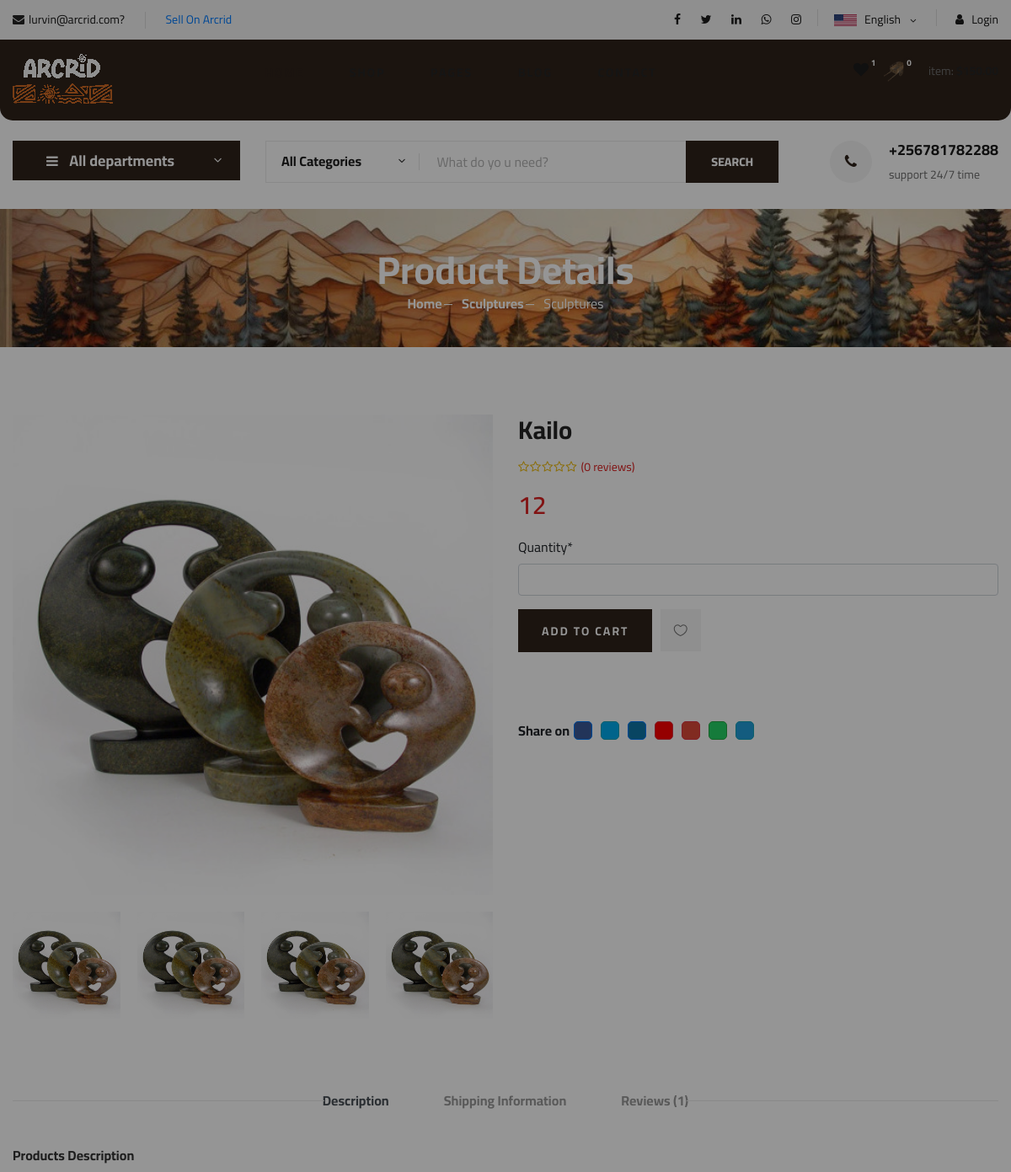
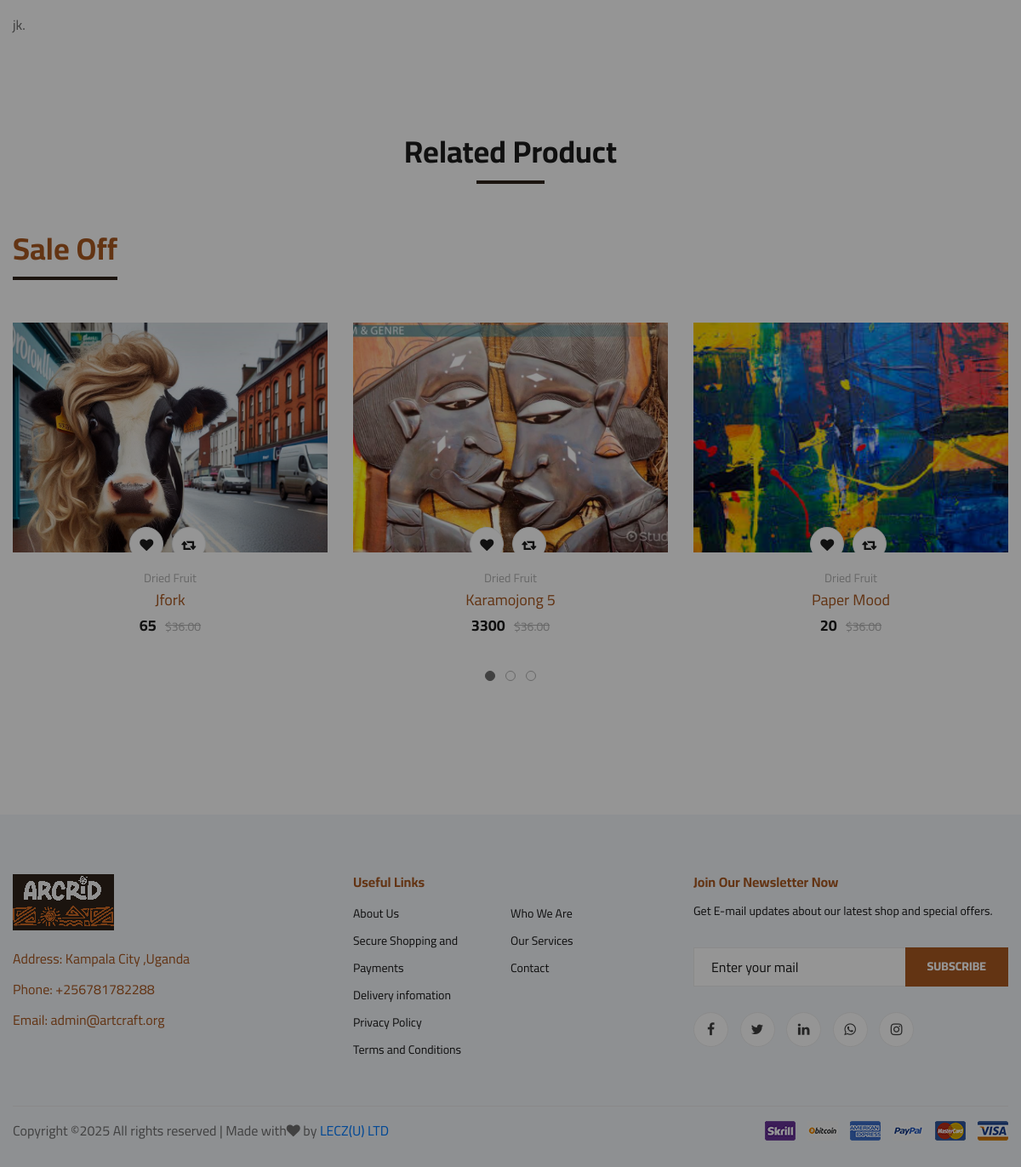
The page /9/details on the database its author committed (2 pictures, top to bottom).
### shop/models/product.py (models this page shows, shortened)
class Product(models.Model):
    name = models.CharField(max_length=50)
    price = models.IntegerField(default=0)
    del_price= models.IntegerField(default=0)
    selling_price =models.IntegerField(default=0)
    stock = models.IntegerField(default=0)
    category =models.ForeignKey(Sub_Category, on_delete=models.CASCADE, default=1)
    brand = models.ForeignKey(Major_Categories, on_delete=models.CASCADE, default=1)
    description = models.TextField(max_length=1000,blank=True,null=True)
    image =models.ImageField(upload_to='Uploads/products/', blank=False)
    shop=models.CharField(max_length=100,default=1)
    shop_name =models.CharField(max_length=100,default='Pearlmart',blank=True)
    dates= models.DateTimeField(default=timezone.now)
    average_rating = models.FloatField(default=0.0)
    is_top_rated = models.BooleanField(default=False)
    is_featured = models.BooleanField(default=False)

### shop/views/viewproduct.py (the view, shortened to what this page needs)
# urls.py: path('<int:id>/details', details , name='details'),
def details(request, id):
    brands = Major_Categories.get_all_brand()
    categories =Sub_Category.get_all_categories()
    cart = request.session.get('cart')
    if not cart:
        request.session['cart'] = {}
        productes={}
    else:
        productes = Product.get_products_by_id(list(request.session.get('cart').keys()))
    form=ViewCartForm()
    '''
    if request.method=='POST':
        product = request.POST.get('product')
        cart = request.session.get('cart')
        quantitey = cart.get(product)
        form=ViewCartForm(request.POST)
        if form.is_valid():
            cart[product] = form.cleaned_data.get('quantity')
    '''
    product=Product.objects.get(id=id)
    reviews = product.reviews.all()
    form_r = ReviewForm()
    related_products = list(Product.objects.filter(category=product.category.id).exclude(id=product.id))
    related_products=random.sample(related_products, len(related_products))
    k=random.randint(1, 25)
    G=random.randint(1, 20)
    context={'k':k,'G':G, "reviews": reviews, "form_r": form_r,'related_products': related_products,'product':product,'form':form,'productes':productes,'brands':brands,'categories':categories}
    cart = request.session.get('cart')
    return render(request , 'shop-details.html',context)

### shop/views/forms.py
class ReviewForm(forms.ModelForm):
    class Meta:
        model = Review
        fields = ['rating', 'comment']

class ViewCartForm(forms.ModelForm):
	class Meta:
		model=Order
		fields=('quantity','id',)
	def __init__(self, *args, **kwargs,):
		super().__init__(*args, **kwargs)
		self.fields['quantity']=forms.IntegerField(max_value=1000, min_value=1)

### shop/models/brand.py (called while the page is built)
    @staticmethod
    def get_all_brand():
        return Major_Categories.objects.all()

### shop/models/category.py (called while the page is built)
    @staticmethod
    def get_all_categories():
        return Sub_Category.objects.all()

### templates/shop-details.html (shortened to what this page needs)
{% extends 'base.html' %}
{% load social_share %}
{% load static %}
{% load cart %}
{% load custom_filter %}
{% load crispy_forms_tags %}
{% block content %}
{% load static %}
    <section class="hero hero-normal">
        <div class="container">
            <div class="row">
                <div class="col-lg-3">
                    <div class="hero__categories">
                        <div class="hero__categories__all">
                            <i class="fa fa-bars"></i>
                            <span>All departments</span>
                        </div>
                    </div>
                </div>
                <div class="col-lg-9">
                    <div class="hero__search">
                        <div class="hero__search__form">
                            <form action="#">
                                <div class="hero__search__categories">
                                    All Categories
                                    <span class="arrow_carrot-down"></span>
                                </div>
                                <input type="text" placeholder="What do yo u need?">
                                <button type="submit" class="site-btn">SEARCH</button>
                            </form>
                        </div>
                        <div class="hero__search__phone">
                            <div class="hero__search__phone__icon">
                                <i class="fa fa-phone"></i>
                            </div>
                            <div class="hero__search__phone__text">
                                <h5>+256781782288</h5>
                                <span>support 24/7 time</span>
                            </div>
                        </div>
                    </div>
                </div>
            </div>
        </div>
    </section>
    <section class="breadcrumb-section set-bg" data-setbg="{% static 'img/33.jpg' %}">
        <div class="container">
            <div class="row">
                <div class="col-lg-12 text-center">
                    <div class="breadcrumb__text">
                        <h2>Product Details</h2>
                        <div class="breadcrumb__option">
                            <a href="./index.html">Home</a>
                            <a href="./index.html">Sculptures</a>
                            <span>Sculptures</span>
                        </div>
                    </div>
                </div>
            </div>
        </div>
    </section>
    <section class="product-details spad">
        <div class="container">
            <div class="row">
                <div class="col-lg-6 col-md-6">
                    <div class="product__details__pic">
                        <div class="product__details__pic__item">
                            <img class="product__details__pic__item--large"
                                src="{{product.image.url}}" alt="" style="max-height: 700px">
                        </div>
                        <div class="product__details__pic__slider owl-carousel">
                            <img class="thumbnail" data-imgbigurl="{{product.image.url}}"
                                src="{{product.image.url}}" alt="">
                            <img class="thumbnail" data-imgbigurl="{{product.image2.url}}"
                                src="{{product.image.url}}" alt="">
                            <img class="thumbnail" data-imgbigurl="{{product.image3.url}}"
                                src="{{product.image.url}}" alt="">
                            <img class="thumbnail" data-imgbigurl="{{product.image4.url}}"
                                src="{{product.image.url}}" alt="">
                        </div>
                    </div>
                </div>
                <div class="col-lg-6 col-md-6">
                    <div class="product__details__text">
                        <h3>{{product.name}}</h3>
                        <div class="product__details__rating">
                            {% for i in "12345" %}
                                {% if product.average_rating >= i|add:"0.5" %}
                                    <i class="fa fa-star"></i>
                                {% elif product.average_rating >= i %}
                                    <i class="fa fa-star-half-o"></i>
                                {% else %}
                                    <i class="fa fa-star-o"></i>
                                {% endif %}
                            {% endfor %}
                            <span>({{ reviews.count }} reviews)</span>
                        </div>
                        <div class="product__details__price">{{product.price}}</div>
                        <form action="" method="POST" class="btn-block">
                            {{ form|crispy }}
                            <a href="#" class="primary-btn" onclick="this.closest('form').submit(); return false;">ADD TO CART</a>
                            <a href="#" class="heart-icon"><span class="icon_heart_alt"></span></a>
                        </form>
                        <li class="d-flex align-items-center"><b class="me-2">Share on</b>
                            <div class="share d-flex gap-2">
                                <a href="#" class="btn btn-primary btn-sm">{% post_to_facebook object_or_url "Facebook" %}</a>
                                <a href="#" class="btn btn-info btn-sm">{% post_to_twitter "Twitter" object_or_url "Twitter" %}</a>
                                <a href="#" class="btn btn-primary btn-sm">{% post_to_linkedin object_or_url %}</a>
                                <a href="#" class="btn btn-danger btn-sm">{% send_email object.title "Pearl-Mart: {{ product.name }}. Check it out!" object_or_url "Email" %}</a>
                                <a href="#" class="btn btn-danger btn-sm">{% post_to_gplus object_or_url "Google+!" %}</a>
                                <a href="#" class="btn btn-success btn-sm">{% post_to_whatsapp object_or_url "WhatsApp" %}</a>
                                <a href="#" class="btn btn-info btn-sm">{% post_to_telegram 'Pearl-Mart' object_or_url "Telegram" %}</a>
                            </div>
                        </li>
                    </div>
                </div>
                <div class="col-lg-12">
                    <div class="product__details__tab">
                        <ul class="nav nav-tabs" role="tablist">
                            <li class="nav-item">
                                <a class="nav-link active" data-toggle="tab" href="#tabs-1" role="tab"
                                    aria-selected="true">Description</a>
                            </li>
                            <li class="nav-item">
                                <a class="nav-link" data-toggle="tab" href="#tabs-2" role="tab"
                                    aria-selected="false">Shipping Information</a>
                            </li>
                            <li class="nav-item">
                                <a class="nav-link" data-toggle="tab" href="#tabs-3" role="tab"
                                    aria-selected="false">Reviews <span>(1)</span></a>
                            </li>
                        </ul>
                        <div class="tab-content">
                            <div class="tab-pane active" id="tabs-1" role="tabpanel">
                                <div class="product__details__tab__desc">
                                    <h6>Products Description</h6>
                                    <p>{{ product.description }}.</p>
                                </div>
                            </div>
                        </div>
                    </div>
                </div>
            </div>
        </div>
    </section>
    <section class="related-product">
        <div class="container">
            <div class="row">
                <div class="col-lg-12">
                    <div class="section-title related__product__title">
                        <h2>Related Product</h2>
                    </div>
                </div>
            </div>
            <div class="product__discount">
                <div class="section-title product__discount__title">
                    <h2 style="color: #A95922;">Sale Off</h2>
                </div>
                <div class="row">
                    <div class="product__discount__slider owl-carousel">
                        {% for product in related_products %}
                        <div class="col-lg-4">
                            <div class="product__discount__item">
                                <div class="product__discount__item__pic set-bg"
                                    data-setbg="{{product.image.url}}" onclick="window.location.href='{% url 'details' product.id %}';"
                                    style="cursor: pointer;">
                                    <ul class="product__item__pic__hover">
                                        <li><a href="#"><i class="fa fa-heart"></i></a></li>
                                        <li><a href="#"><i class="fa fa-retweet"></i></a></li>
                                    </ul>
                                </div>
                                <div class="product__discount__item__text">
                                    <span>Dried Fruit</span>
                                    <h5><a href="#" style="color: #A95922;">{{ product.name }}</a></h5>
                                    <div class="product__item__price">{{ product.price }}<span>$36.00</span></div>
                                </div>
                            </div>
                        </div>
                        {% endfor %}
                    </div>
                </div>
            </div>
        </div>
    </section>
{% endblock %}

### templates/shop-details.html (style rules this page uses)
.share a { padding: 10px; display: inline-block; color: white !important; text-decoration: none; border-radius: 5px; margin: 5px; }
.share a:nth-child(1) { background-color: #3b5998; }
.share a:nth-child(2) { background-color: #00acee; }
.share a:nth-child(3) { background-color: #0e76a8; }
.share a:nth-child(4) { background-color: red; }
.share a:nth-child(5) { background-color: #DD4B39; }
.share a:nth-child(6) { background-color: #25D366; }
.share a:nth-child(7) { background-color: #229ED9; }

### rows shown on the page
Product: image (picture), name "Kailo", average_rating 0 (drawn), count "0", price "12", description "jk"
Product: shows a picture, name "Jfork", price "65"
Product: shows a picture, name "Karamojong 5", price "3300"
Product: shows a picture, name "Paper Mood", price "20"
